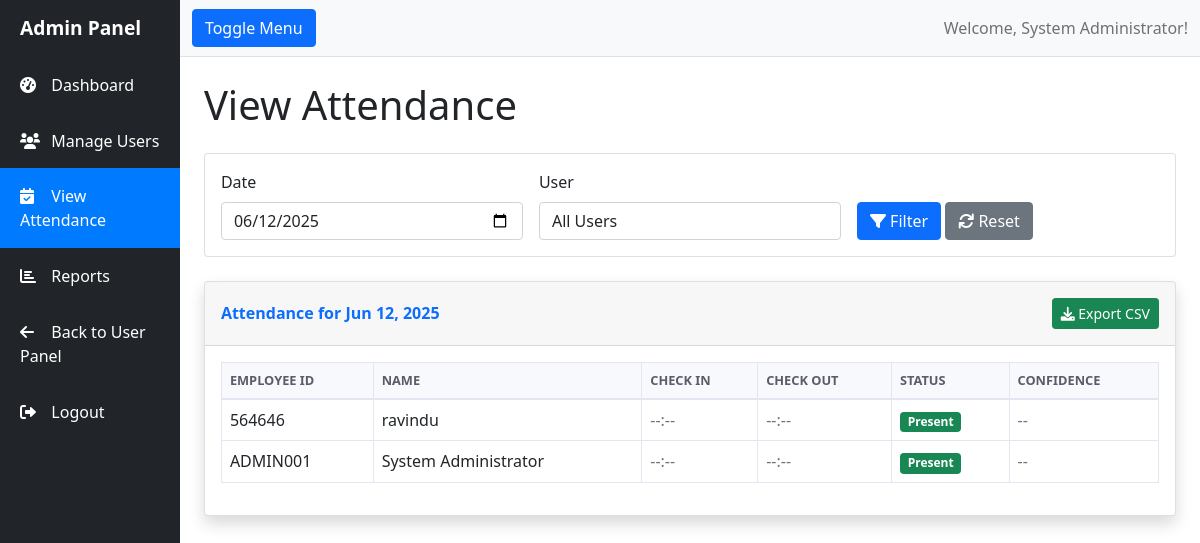
The page /.history/admin/attendance_20250611230238.php (signed in) on the database its author committed.
### tables this page shows
CREATE TABLE `attendance` (
  `id` int(11) NOT NULL,
  `user_id` int(11) NOT NULL,
  `date` date NOT NULL,
  `check_in_time` time DEFAULT NULL,
  `check_out_time` time DEFAULT NULL,
  `status` enum('present','absent','late') DEFAULT 'present',
  `confidence_score` decimal(5,4) DEFAULT NULL,
  `ip_address` varchar(45) DEFAULT NULL,
  `created_at` timestamp NOT NULL DEFAULT current_timestamp(),
  `updated_at` timestamp NOT NULL DEFAULT current_timestamp() ON UPDATE current_timestamp(),
  `time_in` time DEFAULT NULL,
  `time_out` time DEFAULT NULL,
  `image_path` varchar(255) DEFAULT NULL,
  `notes` text DEFAULT NULL
);

CREATE TABLE `users` (
  `id` int(11) NOT NULL,
  `employee_id` varchar(20) NOT NULL,
  `name` varchar(100) NOT NULL,
  `email` varchar(100) NOT NULL,
  `password` varchar(255) NOT NULL,
  `role` enum('admin','user') DEFAULT 'user',
  `face_descriptor` text DEFAULT NULL,
  `profile_image` varchar(255) DEFAULT NULL,
  `status` enum('active','inactive') DEFAULT 'active',
  `created_at` timestamp NOT NULL DEFAULT current_timestamp(),
  `updated_at` timestamp NOT NULL DEFAULT current_timestamp() ON UPDATE current_timestamp()
);

### .history/admin/attendance_20250611230238.php (the view, shortened to what this page needs)
<?php
$db = Database::getInstance()->getConnection();
$date_filter = $_GET['date'] ?? date('Y-m-d');
$query = "
    SELECT u.employee_id, u.name, a.date, a.check_in_time, a.check_out_time,
           a.status, a.confidence_score
    FROM users u
    LEFT JOIN attendance a ON u.id = a.user_id AND a.date = ?
    WHERE u.status = 'active'
";
$params = [$date_filter];
$query .= " ORDER BY u.name";
$stmt = $db->prepare($query);
$stmt->execute($params);
$attendance_records = $stmt->fetchAll();
?>
<!DOCTYPE html>
<html lang="en">
<head>
    <link href="https://cdn.jsdelivr.net/npm/bootstrap@5.1.3/dist/css/bootstrap.min.css" rel="stylesheet">
    <link href="https://cdnjs.cloudflare.com/ajax/libs/font-awesome/6.0.0/css/all.min.css" rel="stylesheet">
    <link href="../assets/css/admin.css" rel="stylesheet">
</head>
<body>
    <div class="d-flex" id="wrapper">
        <div class="bg-dark border-right" id="sidebar-wrapper">
            <div class="sidebar-heading text-white">Admin Panel</div>
            <div class="list-group list-group-flush">
                <a href="dashboard.php" class="list-group-item list-group-item-action bg-dark text-white">
                    <i class="fas fa-tachometer-alt"></i> Dashboard
                </a>
                <a href="users.php" class="list-group-item list-group-item-action bg-dark text-white">
                    <i class="fas fa-users"></i> Manage Users
                </a>
                <a href="attendance.php" class="list-group-item list-group-item-action bg-dark text-white active">
                    <i class="fas fa-calendar-check"></i> View Attendance
                </a>
                <a href="reports.php" class="list-group-item list-group-item-action bg-dark text-white">
                    <i class="fas fa-chart-bar"></i> Reports
                </a>
                <a href="../dashboard.php" class="list-group-item list-group-item-action bg-dark text-white">
                    <i class="fas fa-arrow-left"></i> Back to User Panel
                </a>
                <a href="../logout.php" class="list-group-item list-group-item-action bg-dark text-white">
                    <i class="fas fa-sign-out-alt"></i> Logout
                </a>
            </div>
        </div>
        <div id="page-content-wrapper">
            <nav class="navbar navbar-expand-lg navbar-light bg-light border-bottom">
                <div class="container-fluid">
                    <button class="btn btn-primary" id="menu-toggle">Toggle Menu</button>
                    <div class="navbar-nav ms-auto">
                        <span class="navbar-text">Welcome, <?= $_SESSION['name'] ?>!</span>
                    </div>
                </div>
            </nav>
            <div class="container-fluid p-4">
                <h1 class="mb-4">View Attendance</h1>
                <div class="card mb-4">
                    <div class="card-body">
                        <form method="GET" class="row g-3">
                            <div class="col-md-4">
                                <label class="form-label">Date</label>
                                <input type="date" class="form-control" name="date" value="<?= $date_filter ?>">
                            </div>
                            <div class="col-md-4">
                                <label class="form-label">User</label>
                                <select class="form-control" name="user">
                                    <option value="">All Users</option>
                                </select>
                            </div>
                            <div class="col-md-4">
                                <label class="form-label">&nbsp;</label>
                                <div>
                                    <button type="submit" class="btn btn-primary">
                                        <i class="fas fa-filter"></i> Filter
                                    </button>
                                    <a href="attendance.php" class="btn btn-secondary">
                                        <i class="fas fa-refresh"></i> Reset
                                    </a>
                                </div>
                            </div>
                        </form>
                    </div>
                </div>
                <div class="card shadow">
                    <div class="card-header py-3 d-flex justify-content-between align-items-center">
                        <h6 class="m-0 font-weight-bold text-primary">
                            Attendance for <?= date('M d, Y', strtotime($date_filter)) ?>
                        </h6>
                        <button class="btn btn-success btn-sm" onclick="exportToCSV()">
                            <i class="fas fa-download"></i> Export CSV
                        </button>
                    </div>
                    <div class="card-body">
                        <div class="table-responsive">
                            <table class="table table-bordered" id="attendanceTable">
                                <thead>
                                    <tr>
                                        <th>Employee ID</th>
                                        <th>Name</th>
                                        <th>Check In</th>
                                        <th>Check Out</th>
                                        <th>Status</th>
                                        <th>Confidence</th>
                                    </tr>
                                </thead>
                                <tbody>
                                    <?php foreach ($attendance_records as $record): ?>
                                    <tr>
                                        <td><?= $record['employee_id'] ?></td>
                                        <td><?= $record['name'] ?></td>
                                        <td><?= $record['check_in_time'] ?: '<span class="text-muted">--:--</span>' ?></td>
                                        <td><?= $record['check_out_time'] ?: '<span class="text-muted">--:--</span>' ?></td>
                                        <td>
                                            <?php if ($record['status']): ?>
                                                <span class="badge bg-<?= $record['status'] === 'present' ? 'success' :
                                                    ($record['status'] === 'late' ? 'warning' : 'danger') ?>">
                                                    <?= ucfirst($record['status']) ?>
                                                </span>
                                            <?php else: ?>
                                                <span class="badge bg-secondary">Absent</span>
                                            <?php endif; ?>
                                        </td>
                                        <td>
                                            <?= $record['confidence_score'] ?
                                                round($record['confidence_score'] * 100, 1) . '%' :
                                                '<span class="text-muted">--</span>' ?>
                                        </td>
                                    </tr>
                                    <?php endforeach; ?>
                                </tbody>
                            </table>
                        </div>
                    </div>
                </div>
            </div>
        </div>
    </div>

### assets/css/admin.css (style rules this page uses)
#wrapper { display: flex; }
#sidebar-wrapper { min-height: 100vh; margin-left: -15rem; transition: margin 0.25s ease-out; }
#sidebar-wrapper .sidebar-heading { padding: 0.875rem 1.25rem; font-size: 1.2rem; font-weight: bold; }
#page-content-wrapper { min-width: 0; width: 100%; }
.list-group-item { border: none; padding: 1rem 1.25rem; transition: all 0.3s; }
.list-group-item.active { background-color: #007bff !important; }
.list-group-item i { margin-right: 0.5rem; width: 1.2rem; }
.font-weight-bold { font-weight: 700 !important; }
.table-bordered th, .table-bordered td { border: 1px solid #e3e6f0; }
.table thead th { vertical-align: bottom; border-bottom: 2px solid #e3e6f0; background-color: #f8f9fc; color: #5a5c69; font-weight: 600; text-transform: uppercase; font-size: 0.8rem; }
.badge { font-size: 0.75rem; font-weight: 600; padding: 0.35em 0.65em; }
@media (min-width: 768px) { #sidebar-wrapper { margin-left: 0; } }
@media (min-width: 768px) { #page-content-wrapper { min-width: 0; width: 100%; } }

### rows shown on the page
attendance: user.employee_id "564646", user.name "ravindu", check_in_time "--:--", check_out_time "--:--", status "Present"
attendance: user.employee_id "ADMIN001", user.name "System Administrator", check_in_time "--:--", check_out_time "--:--", status "Present"

### other values the page prints
$_SESSION['name'] "System Administrator"
